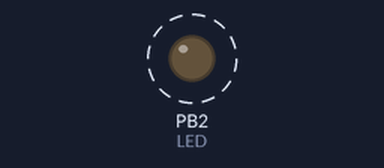
The program below on a simulated ATmega328P, built with avr-gcc and emulated at 16 MHz. Parts: output pins drawn as LEDs (lit = HIGH). Dashed ring = blinking.

Above: at 0.5 s.
Timing chart, 0 to 3.0 s (numbered marks = the images above):
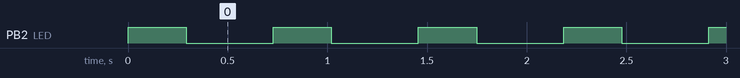

The program:

da2c_t3.c
```c
/*
 * da2c_t3.c
 *
 * Created: 3/22/2019 6:46:04 PM
 * Author : John Patrick
 */

#define F_CPU 16000000UL
#include <avr/io.h>
#include <avr/interrupt.h>

uint8_t OVFCOUNT = 0;	//declare overflow count multiplier globally, must be used by ISR
uint8_t OVFLIMIT = 18;  //overflow count limit also declared globally, initialize to accommodate .290s delay first

int main(void)
{
//60% duty cycle: .435s high, .290s low
	DDRB |= (1 << 2); //set PB2 as output
	PORTB |= (1 << 2); //turn LED off
	TCCR0B |= (1 << WGM02) | (1 << CS02) | (1 << CS00); //CTC mode with 1024 prescaler
	TIMSK0 |= (1 << OCIE0A); //enable OCRx interrupt
	sei(); //enable global interrupts
	OCR0A = 252; //set TOP according to 252 --> 256 - 4 ..from previous task
	TCNT0 = 0; //initialize timer to 0

    while (1)
    {
		//do nothing until interrupt occurs
    }

}

ISR(TIMER0_COMPA_vect) {
	OVFCOUNT++;		//increment overflow count
	if (OVFCOUNT == OVFLIMIT) {
		PORTB ^= (1 << 2); //toggle LED
		if (OVFLIMIT == 18) {
			OVFLIMIT = 27; //set overflow limit to accommodate .435s delay
		}
		else {
			OVFLIMIT = 18; //reset overflow limit to accommodate .290s delay
		}
		OVFCOUNT = 0; //reset overflow count
	}

	TCNT0 = 0; //reset timer
}
```

Measured:
- by itself, PB2 (LED): alternates HIGH for 0.29 s and LOW for 0.44 s
